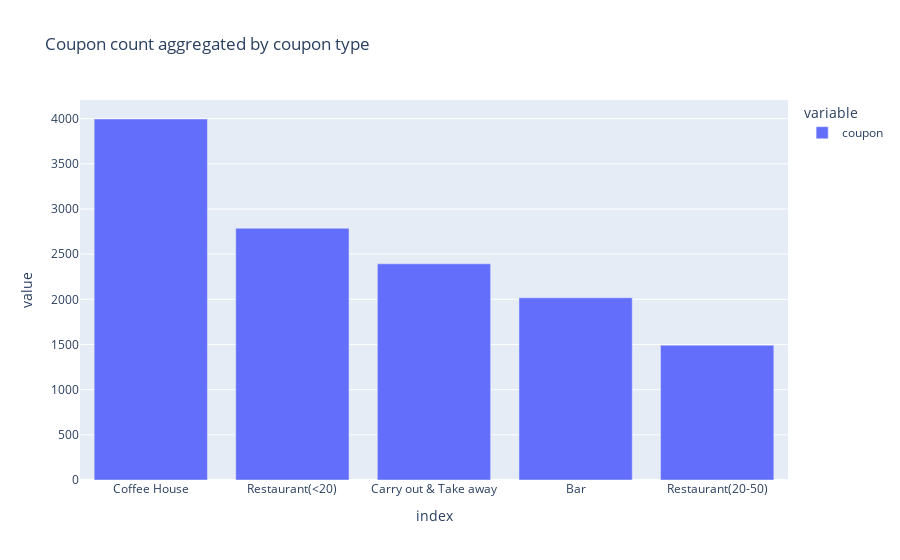

The notebook cell saved with this chart:
### Markdown cell above
#### 5. Use a bar plot to visualize the `coupon` column.

### Code cell
# Generate bar chart
fig = px.bar(data['coupon'].value_counts(), title='Coupon count aggregated by coupon type')
fig.show()

### Figure 1 — Plotly figure (JSON) as saved in the notebook; plotly's stock layout.template omitted (floating-point values rounded to 4 significant figures)
{"data": [{"alignmentgroup": "True", "hovertemplate": "variable=coupon<br>index=%{x}<br>value=%{y}<extra></extra>", "legendgroup": "coupon", "marker": {"color": "#636efa", "pattern": {"shape": ""}}, "name": "coupon", "offsetgroup": "coupon", "orientation": "v", "showlegend": true, "textposition": "auto", "type": "bar", "x": ["Coffee House", "Restaurant(<20)", "Carry out & Take away", "Bar", "Restaurant(20-50)"], "xaxis": "x", "y": [3996, 2786, 2393, 2017, 1492], "yaxis": "y"}], "layout": {"barmode": "relative", "legend": {"title": {"text": "variable"}, "tracegroupgap": 0}, "title": {"text": "Coupon count aggregated by coupon type"}, "xaxis": {"anchor": "y", "domain": [0, 1], "title": {"text": "index"}}, "yaxis": {"anchor": "x", "domain": [0, 1], "title": {"text": "value"}}}}
